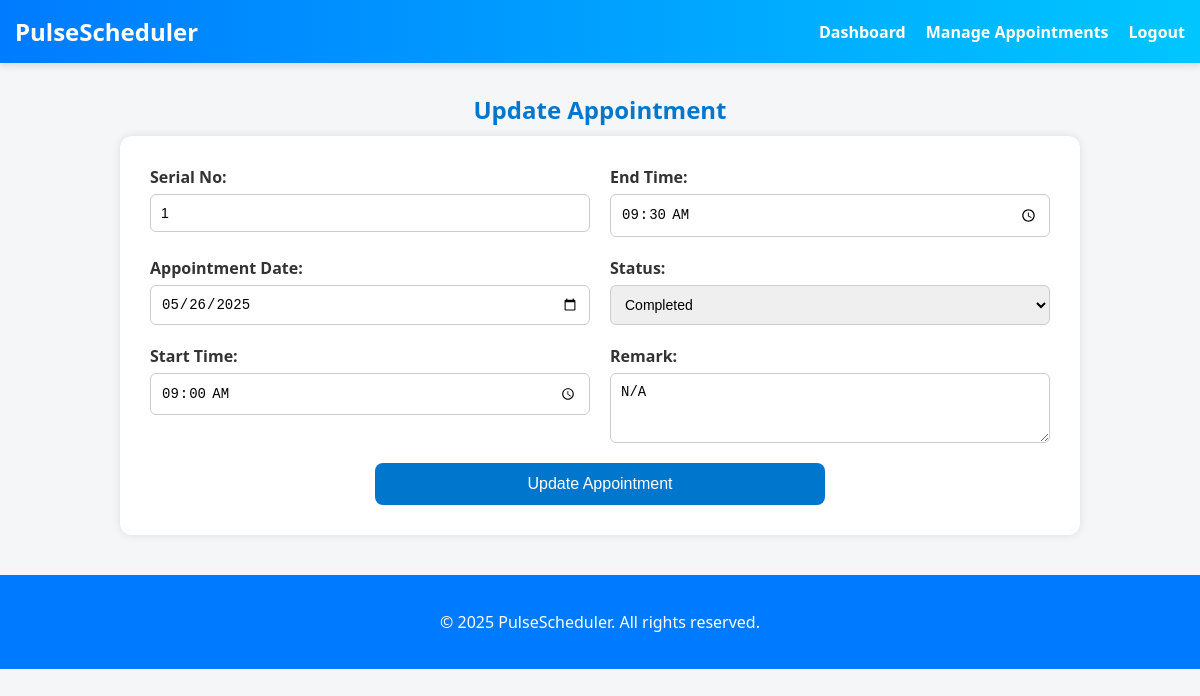
The page /update_appointment_compounder.php?appointment_ID=34 (signed in) on the database its author committed.
### tables this page shows
CREATE TABLE IF NOT EXISTS `appointment` (
  `appointment_ID` int NOT NULL AUTO_INCREMENT,
  `user_ID` int DEFAULT NULL,
  `doctor_ID` int DEFAULT NULL,
  `compounder_ID` int DEFAULT NULL,
  `chamber_ID` int DEFAULT NULL,
  `serial_no` int DEFAULT NULL,
  `appointment_date` date DEFAULT NULL,
  `appointment_start_time` time DEFAULT NULL,
  `appointment_end_time` time DEFAULT NULL,
  `status` enum('Scheduled','Completed','Cancelled') DEFAULT NULL,
  `remark` text,
  `sch_id` int DEFAULT NULL,
  PRIMARY KEY (`appointment_ID`),
  KEY `user_ID` (`user_ID`),
  KEY `doctor_ID` (`doctor_ID`),
  KEY `compounder_ID` (`compounder_ID`),
  KEY `chamber_ID` (`chamber_ID`),
  KEY `fk_schid` (`sch_id`)
);

### update_appointment_compounder.php (the view, shortened to what this page needs)
<?php
require_once 'db.php';
$appointment_ID = intval($_GET['appointment_ID']);
$stmt = $conn->prepare("SELECT * FROM appointment WHERE appointment_ID = ?");
$stmt->bind_param("i", $appointment_ID);
$stmt->execute();
$result = $stmt->get_result();
$appointment = $result->fetch_assoc();
?>
<!DOCTYPE html>
<html lang="en">
<head>
</head>
<body>
<header>
    <nav>
        <div class="logo">
            <h1>PulseScheduler</h1>
        </div>
        <ul class="nav-links">
            <li><a href="maanage_compounder_profile.php">Dashboard</a></li>
            <li><a href="manage_appointments_by_compounder.php">Manage Appointments</a></li>
            <li><a href="logout.php">Logout</a></li>
        </ul>
    </nav>
</header>
<h2>Update Appointment</h2>
<form method="post">
    <div class="form-group">
        <label>Serial No:</label>
        <input type="number" name="serial_no" value="<?= htmlspecialchars($appointment['serial_no']) ?>" required>
    </div>
    <div class="form-group">
        <label>End Time:</label>
        <input type="time" name="appointment_end_time" value="<?= htmlspecialchars($appointment['appointment_end_time']) ?>" required>
    </div>
    <div class="form-group">
        <label>Appointment Date:</label>
        <input type="date" name="appointment_date" value="<?= htmlspecialchars($appointment['appointment_date']) ?>" required>
    </div>
    <div class="form-group">
        <label>Status:</label>
        <select name="status">
            <option value="Completed" <?= $appointment['status'] === 'Completed' ? 'selected' : '' ?>>Completed</option>
        </select>
    </div>
    <div class="form-group">
        <label>Start Time:</label>
        <input type="time" name="appointment_start_time" value="<?= htmlspecialchars($appointment['appointment_start_time']) ?>" required>
    </div>
    <div class="form-group">
        <label>Remark:</label>
        <textarea name="remark" rows="3"><?= htmlspecialchars($appointment['remark'] ?? "N/A") ?></textarea>
    </div>
    <div class="form-group full-width">
        <input type="submit" value="Update Appointment">
    </div>
</form>
<footer>
    <p>&copy; <?= date("Y") ?> PulseScheduler. All rights reserved.</p>
</footer>
</body>
</html>

### update_appointment_compounder.php (style rules this page uses)
body { font-family: "Segoe UI", sans-serif; background-color: #f4f6f8; margin: 0; padding: 0; color: #333; }
header { background: linear-gradient(90deg, #007BFF, #00C6FF); color: white; box-shadow: 0 4px 6px rgba(0, 0, 0, 0.1); }
nav { display: flex; justify-content: space-between; align-items: center; max-width: 1200px; margin: 0 auto; padding: 15px 15px; }
.logo h1 { font-size: 1.5rem; margin: 0; }
.nav-links { list-style: none; display: flex; gap: 20px; margin: 0; padding: 0; }
.nav-links a { color: white; text-decoration: none; font-weight: bold; font-size: 1em; transition: color 0.3s ease; }
h2 { text-align: center; margin: 30px 0 10px; color: #0077cc; }
form { background-color: #fff; max-width: 900px; margin: 0 auto 40px; padding: 30px; border-radius: 12px; box-shadow: 0 0 10px rgba(0, 0, 0, 0.1); display: grid; grid-template-columns: 1fr 1fr; gap: 20px; }
.form-group { display: flex; flex-direction: column; }
label { font-weight: bold; margin-bottom: 6px; }
input[type="text"], input[type="date"], input[type="time"], input[type="number"], select, textarea { padding: 10px; border: 1px solid #ccc; border-radius: 6px; font-size: 14px; box-sizing: border-box; }
textarea { resize: vertical; }
.full-width { grid-column: span 2; display: flex; justify-content: center; }
.form-group.full-width { grid-column: span 2; display: flex; justify-content: center; }
input[type="submit"] { background-color: #0077cc; color: white; padding: 12px 20px; border: none; border-radius: 8px; cursor: pointer; font-size: 16px; width: 50%; margin: 0 auto; display: block; }
footer { background-color: #007bff; color: white; text-align: center; padding: 20px 0; margin-top: auto; }

### rows shown on the page
appointment: serial_no "1", appointment_end_time "09:30:00", appointment_date "05/26/2025", status "Completed", appointment_start_time "09:00:00", remark "N/A"
